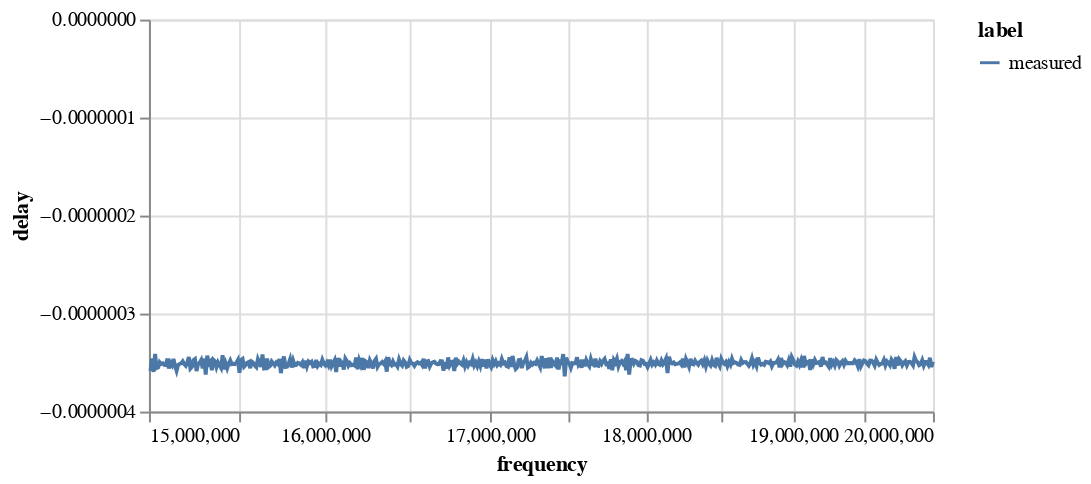

The notebook cell saved with this chart:
### Code cell
delaychart = alt.Chart(df).mark_line().encode(
    x=alt.X('frequency:Q').scale(type="log",domain = (1.5e7,2e7)),
    y=alt.Y('delay:Q'),
    color='label:N',
).properties(
    width=400,
    height=200
)
delaychart

### Figure 1 — Vega-Lite specification as saved in the notebook (floating-point values rounded to 4 significant figures; data arrays with more than 128 entries replaced by an {"elided": "..."} marker saying what was removed)
{"config": {"view": {"continuousWidth": 300, "continuousHeight": 300}}, "data": {"name": "data-2f997d1098ea37fd093f92e95cb90689"}, "mark": {"type": "line"}, "encoding": {"color": {"field": "label", "type": "nominal"}, "x": {"field": "frequency", "scale": {"type": "log", "domain": [15000000.0, 20000000.0]}, "type": "quantitative"}, "y": {"field": "delay", "type": "quantitative"}}, "height": 200, "width": 400, "$schema": "https://vega.github.io/schema/vega-lite/v5.16.3.json", "datasets": {"data-2f997d1098ea37fd093f92e95cb90689": {"elided": "512 records"}}}
